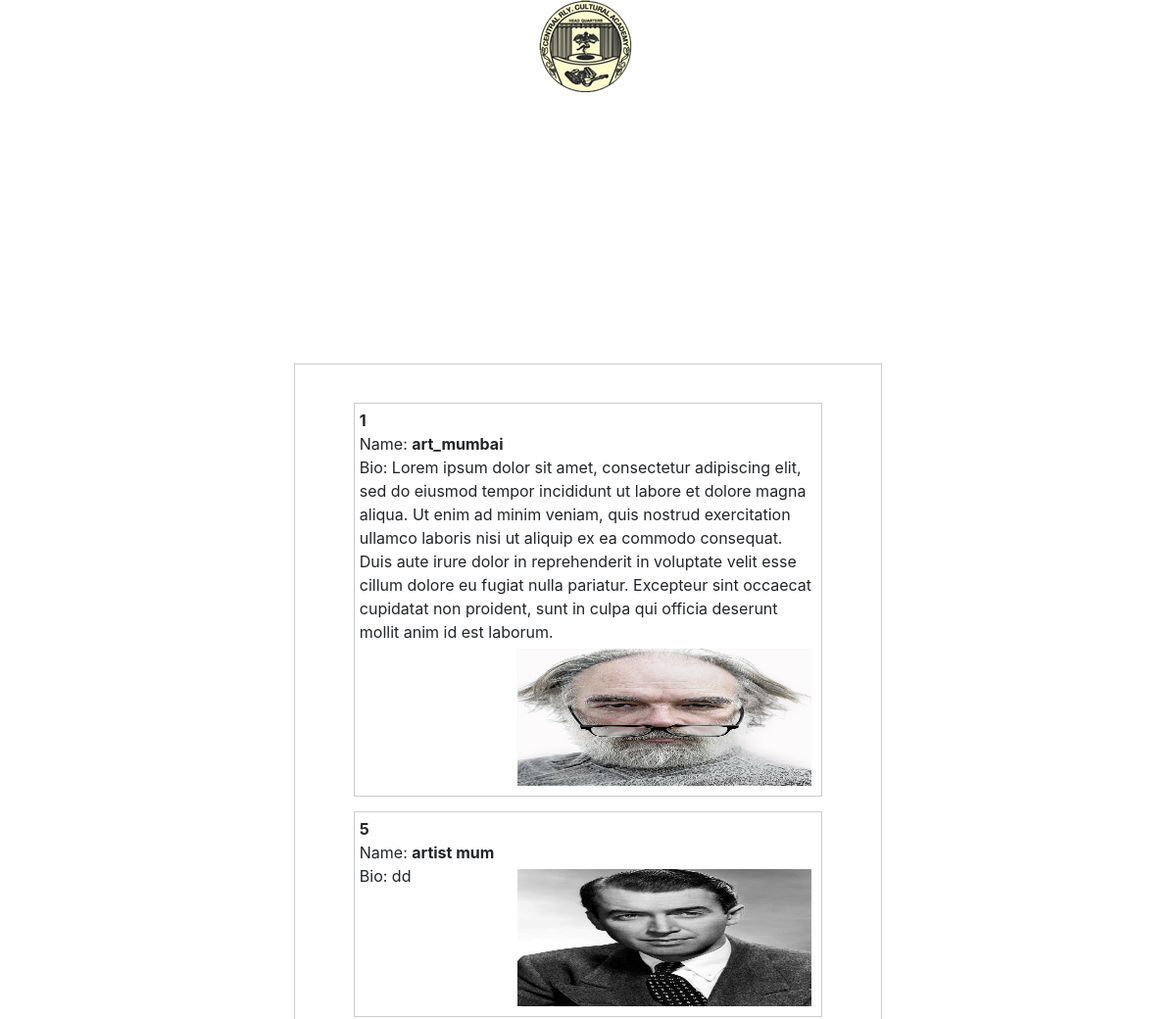
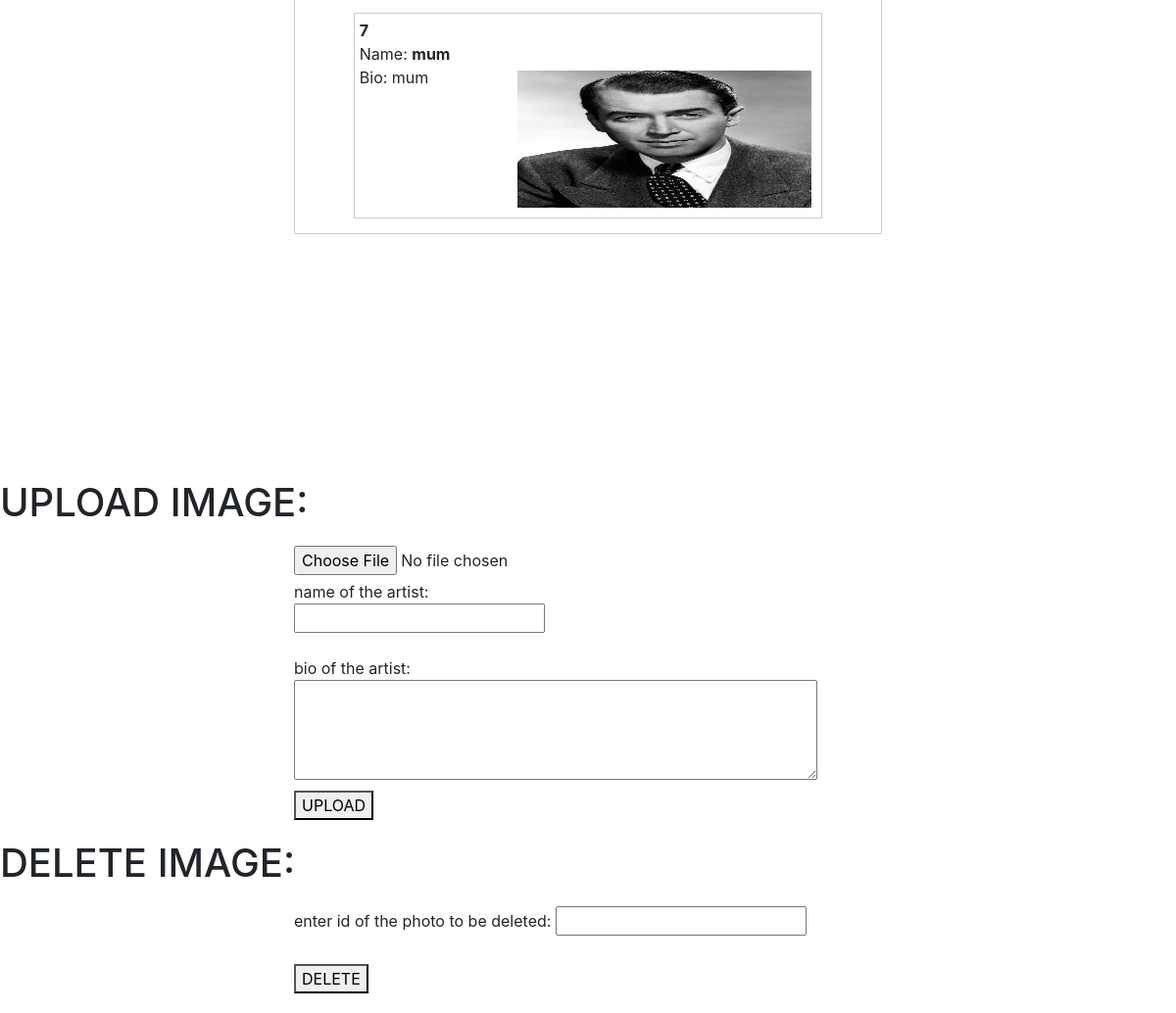
The app's page /src/admin_CRUD/artist_list/artist_list-mumbai.php (signed in) with its own data (2 pictures, top to bottom).
### tables this page shows
CREATE TABLE `artist_list` (
  `id` int(50) NOT NULL,
  `name` varchar(50) NOT NULL,
  `bio` varchar(5000) NOT NULL,
  `image` varchar(1000) NOT NULL,
  `uploaded_by` varchar(50) NOT NULL,
  `year` datetime NOT NULL DEFAULT CURRENT_TIMESTAMP,
  `division` varchar(50) NOT NULL
);

### src/admin_CRUD/artist_list/artist_list-mumbai.php (the view, shortened to what this page needs)
 <?php
  $db = mysqli_connect("localhost", "root", "", "organisation");
  $result = mysqli_query($db, "SELECT * FROM artist_list where uploaded_by = 'admin_mum'");
?>
<!DOCTYPE html>
<html>
<head>
    <link rel="stylesheet" href="https://stackpath.bootstrapcdn.com/bootstrap/4.1.0/css/bootstrap.min.css">
</head>
<body>
<div id="header">
  </div><br><div id="content"><br>
            <tbody>
  <?php
    while ($row = mysqli_fetch_array($result)) {
      echo "<div id='img_div'>";
        echo "<b>" .$row['id']."</b><br>";
        echo "Name: <b>" .$row['name']."</b><br>";
        echo "Bio: " .$row['bio']."";
      	echo "<img src='images/".$row['image']."' >";
      echo "</div>";
    }
  ?>
</tbody>
</div>
<div class="upload">
   <h1>UPLOAD IMAGE:</h1>
    <form method="POST" action="artist_list-mumbai.php" enctype="multipart/form-data">
    <div>
    <input type="file" name="image">
    </div>
    <div>
    name of the artist:<br><input type="text" name="name"><br><br>
    bio of the artist: <br><textarea rows="4" cols="50" name="bio"></textarea>
    </div>
    <div>
    <button type="submit" name="upload">UPLOAD</button>
    </div>
    </form>
</div>
<div class="delete">
   <h1>DELETE IMAGE:</h1>
    <form method="POST" action="artist_list-mumbai.php" enctype="multipart/form-data">
    <div>
enter id of the photo to be deleted: <input type="text" name="id" value="">
  <br><br>
   </div>
    <div>
    <button type="submit" name="delete">DELETE</button>
    </div>
    </form>
</div>
</body>
</html>

### src/admin_CRUD/artist_list/artist_list-mumbai.php (style rules this page uses)
#content { width: 50%; margin: 250px auto; border: 1px solid #cbcbcb; }
form { width: 50%; margin: 20px auto; }
form div { margin-top: 5px; }
#img_div { width: 80%; padding: 5px; margin: 15px auto; border: 1px solid #cbcbcb; }
#img_div:after { content: ""; display: block; clear: both; }
img { float: right; margin: 5px; width: 300px; height: 140px; }
#header { background:url(Capture.png) center no-repeat; height: 212px; height: 97px; padding: 5px 0 0 0px; text-align: right; color: #fff; font-size: 10px; }

### records on screen
artist_list: id "1", name "art_mumbai", bio "Lorem ipsum dolor sit amet, consectetur adipiscing elit, sed do eiusmod tempor incididunt ut labore et dolore magna aliqua. Ut enim ad minim veniam, quis nostrud exercitation ullamco laboris nisi ut aliquip ex ea commodo consequat. Duis aute irure dolor in reprehenderit in voluptate velit esse cillum dolore eu fugiat nulla pariatur. Excepteur sint occaecat cupidatat non proident, sunt in culpa qui officia deserunt mollit anim id est laborum.", image (picture)
artist_list: id "5", name "artist mum", bio "dd", image (picture)
artist_list: id "7", name "mum", bio "mum", image (picture)
